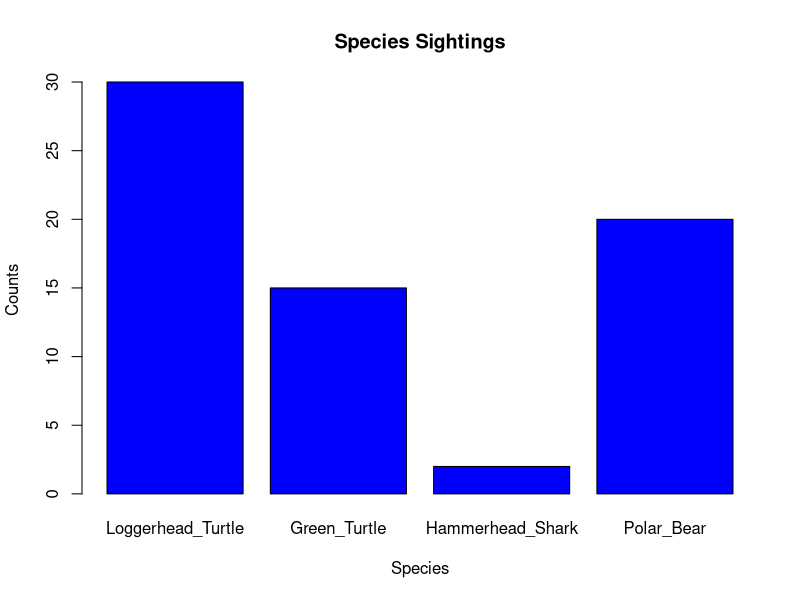

The R source for this figure:
# ====================================
# Example Sighting Data
# ====================================

# ---- 1. Define Variables ----
# Creating a data frame with sample data for demonstration purposes

species <- c("Loggerhead_Turtle", "Green_Turtle", "Hammerhead_Shark", "Polar_Bear")  
counts <- c(30, 15, 2, 20)            
data <- data.frame(Category = species, Value = counts)

# ---- 2. Plot Data ----
# Plotting a bar chart to visualize the data

barplot(data$Value, 
        names.arg = data$Category, 
        col = "blue", 
        main = "Species Sightings", 
        xlab = "Species", 
        ylab = "Counts")